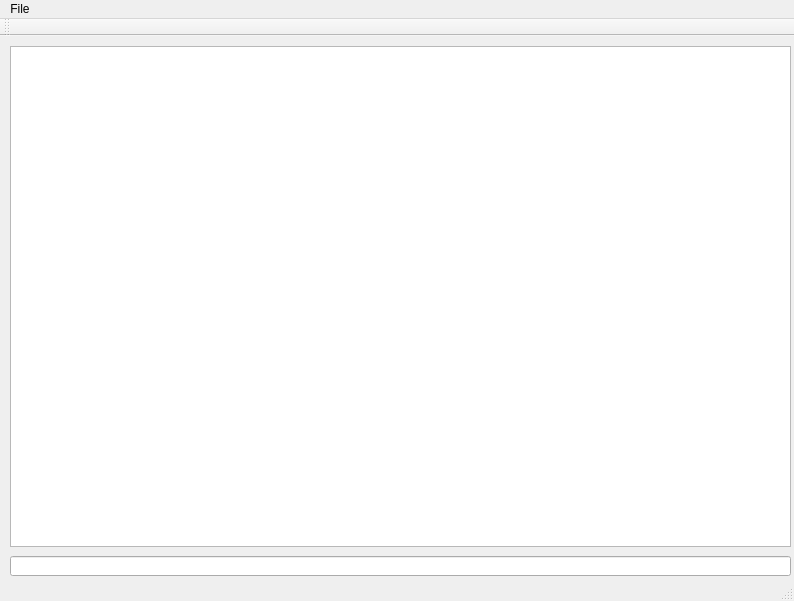
<?xml version="1.0" encoding="UTF-8"?>
<ui version="4.0">
 <class>MainWindow</class>
 <widget class="QMainWindow" name="MainWindow">
  <property name="geometry">
   <rect>
    <x>0</x>
    <y>0</y>
    <width>794</width>
    <height>601</height>
   </rect>
  </property>
  <property name="windowTitle">
   <string>MainWindow</string>
  </property>
  <widget class="QWidget" name="centralWidget">
   <widget class="QPlainTextEdit" name="plainTextEdit">
    <property name="geometry">
     <rect>
      <x>10</x>
      <y>10</y>
      <width>781</width>
      <height>501</height>
     </rect>
    </property>
    <property name="readOnly">
     <bool>true</bool>
    </property>
   </widget>
   <widget class="QLineEdit" name="lineEdit">
    <property name="geometry">
     <rect>
      <x>10</x>
      <y>520</y>
      <width>781</width>
      <height>20</height>
     </rect>
    </property>
   </widget>
  </widget>
  <widget class="QMenuBar" name="menuBar">
   <property name="geometry">
    <rect>
     <x>0</x>
     <y>0</y>
     <width>794</width>
     <height>23</height>
    </rect>
   </property>
   <widget class="QMenu" name="menuFile">
    <property name="title">
     <string>File</string>
    </property>
    <addaction name="actionExit"/>
   </widget>
   <addaction name="menuFile"/>
  </widget>
  <widget class="QToolBar" name="mainToolBar">
   <attribute name="toolBarArea">
    <enum>TopToolBarArea</enum>
   </attribute>
   <attribute name="toolBarBreak">
    <bool>false</bool>
   </attribute>
  </widget>
  <widget class="QStatusBar" name="statusBar"/>
  <action name="actionExit">
   <property name="text">
    <string>Exit</string>
   </property>
  </action>
 </widget>
 <layoutdefault spacing="6" margin="11"/>
 <resources/>
 <connections/>
</ui>
